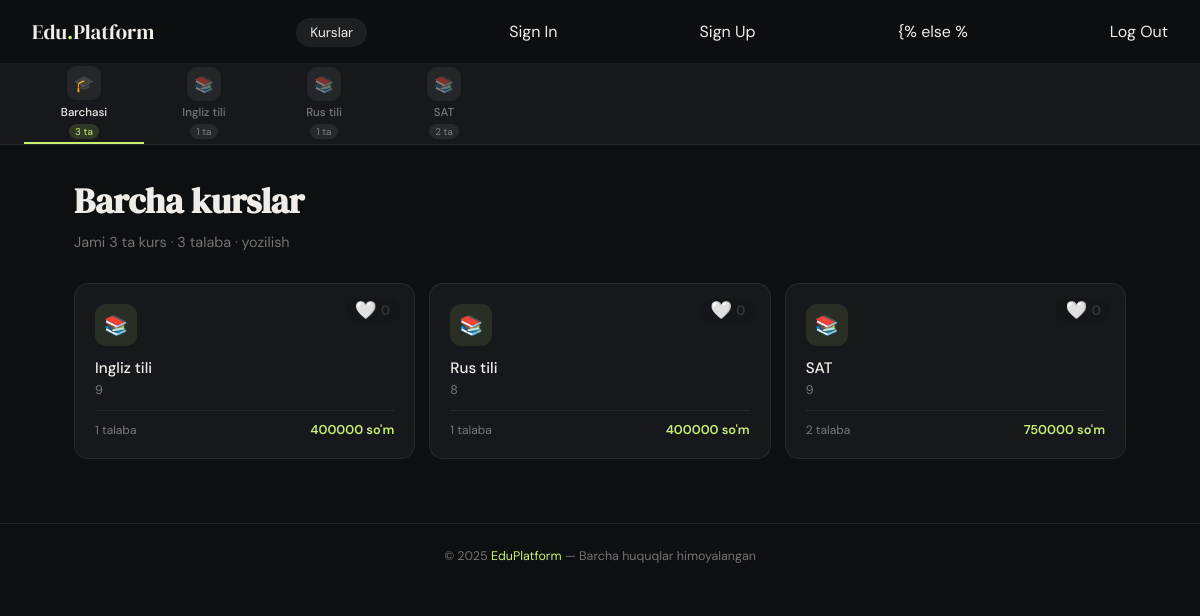
The app's page /, older data.
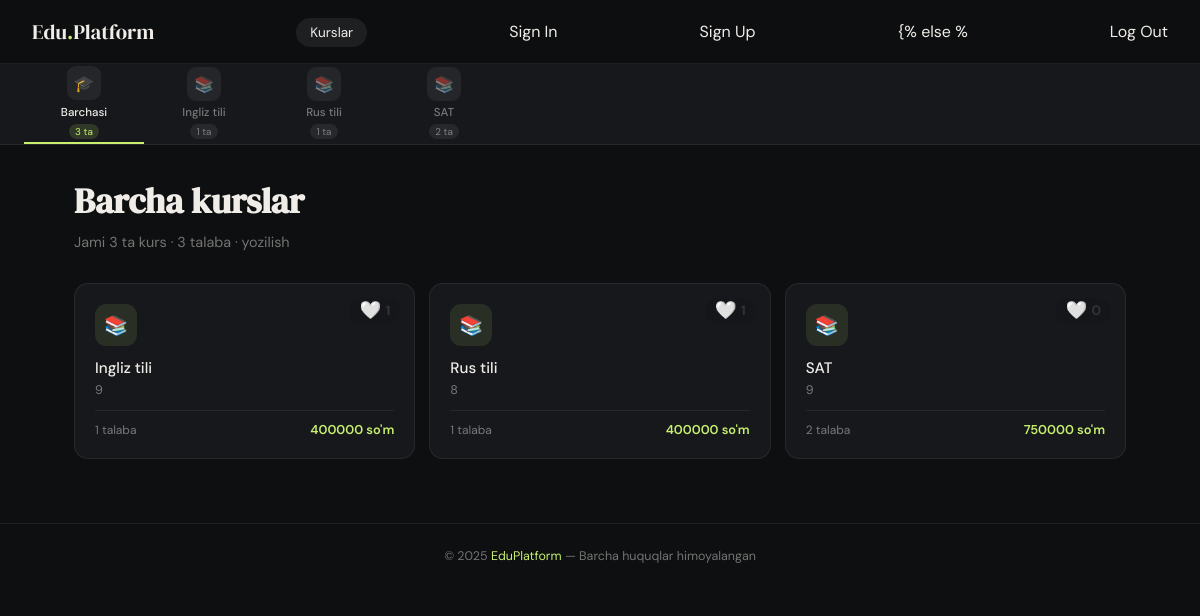
The same page, newer data.
### courses/models.py (models this page shows, shortened)
class Course(models.Model):
    name = models.CharField(max_length=100, verbose_name='Nomi')
    description = models.TextField(blank=True, null=True, verbose_name='Batafsil')
    price = models.PositiveIntegerField(verbose_name='Narxi')
    duration = models.CharField(max_length=50, verbose_name='Davomiyligi')
    level = models.CharField(max_length=50, default='Beginner', verbose_name='Darajasi')
    is_active = models.BooleanField(default=True, verbose_name='Faolmi')
    updated_at = models.DateTimeField(auto_now=True, verbose_name='Oxirgi tahrirlangan vaqt')
    students = models.ManyToManyField(Student, verbose_name='O\'quvchilar')
    likes = models.ManyToManyField(Student, related_name='favorite_courses', blank=True, verbose_name='Yoqtirganlar')
    class Meta:
        verbose_name = "Kurs"
        verbose_name_plural = "Kurslar"

### courses/views.py (the view)
# urls.py: path('', home, name='home'),
def home(request):
    courses = Course.objects.all()
    students = Student.objects.all()
    context = {
        'courses': courses,
        'students': students,
        'total_students': students.count(),
        'title': 'Bosh sahifa',
    }
    return render(request, 'courses/index.html', context)

### templates/courses/index.html (shortened to what this page needs)
{% extends 'base.html' %}
{% block content %}
<div style="margin-bottom: 2rem;">
  <h1 style="font-family: var(--serif); font-size: 2.2rem; margin-bottom: 8px;">
    Barcha kurslar
  </h1>
  <p style="color: var(--muted); font-size: 0.9rem;">
    Jami {{ courses|length }} ta kurs · {{ total_students }} talaba · {{ total_enrollments }} yozilish
  </p>
</div>
{% if courses %}
<div class="courses-grid">
  {% for course in courses %}
  <div style="position: relative;">
    <a href="{% url 'course_detail' course.id %}" class="course-card" style="display: block; height: 100%;">
      <div class="course-card-icon">📚</div>
      <div class="course-card-name">{{ course.name }}</div>
      <div class="course-card-meta">{{ course.duration }}</div>
      <div class="course-card-footer">
        <span class="course-card-count">{{ course.students.count }} talaba</span>
        <span class="course-card-price">{{ course.price|floatformat:0 }} so'm</span>
      </div>
    </a>
    <div style="position: absolute; top: 15px; right: 15px; display: flex; align-items: center; gap: 4px; background: rgba(0, 0, 0, 0.08); padding: 4px 10px; border-radius: 20px; z-index: 10;">
      <a href="{% url 'like_course' course.id %}" style="text-decoration: none; line-height: 1; transition: transform 0.1s ease;" onmouseover="this.style.transform='scale(1.15)'" onmouseout="this.style.transform='scale(1)'">
        {% if request.user.student in course.likes.all %}
            <span style="font-size: 1.1rem; cursor: pointer;">❤️</span>
        {% else %}
            <span style="font-size: 1.1rem; cursor: pointer;">🤍</span>
        {% endif %}
      </a>
      <span style="font-size: 0.85rem; font-weight: bold; color: #333;">{{ course.likes.count }}</span>
    </div>
  </div>
  {% endfor %}
</div>
{% else %}
<div class="empty">Hali kurs qo'shilmagan.</div>
{% endif %}
{% endblock %}

### templates/layout/navbar.html (shortened to what this page needs)
<nav class="navbar">
  <a href="{% url 'home' %}" class="navbar-logo">
    Edu<span>.</span>Platform</a>
  <ul class="navbar-links">
    <li><a href="{% url 'home' %}" {% if request.resolver_match.url_name == 'home' %}class="active"{% endif %}>Kurslar</a></li>
  </ul>
    {% if not request.user.is_authenticated %}
  <a href="{% url 'login' %}" class="btn-login">Sign In</a>
  <a href="{% url 'register' %}" class="btn-login">Sign Up</a>
  {% else %
  <a href="{% url 'logout' %}" class="btn-login">Log Out</a>
  {% endif %}
</nav>
<div class="rail-wrapper">
  <div class="rail">
    <a href="{% url 'home' %}" class="rail-item {% if not course %}active{% endif %}">
      <div class="rail-icon">🎓</div>
      <span class="rail-label">Barchasi</span>
      <span class="rail-count">{{ courses|length }} ta</span>
    </a>
    {% for c in courses %}
    <a href="{% url 'course_detail' c.id %}" class="rail-item {% if course.id == c.id %}active{% endif %}">
      <div class="rail-icon">📚</div>
      <span class="rail-label">{{ c.name|truncatechars:16 }}</span>
      <span class="rail-count">{{ c.students.count }} ta</span>
    </a>
    {% endfor %}
  </div>
</div>

Row changes from the older to the newer data that the page shows:
changed Course "Ingliz tili": likes.count "0" → "1"
changed Course "Rus tili": likes.count "0" → "1"
